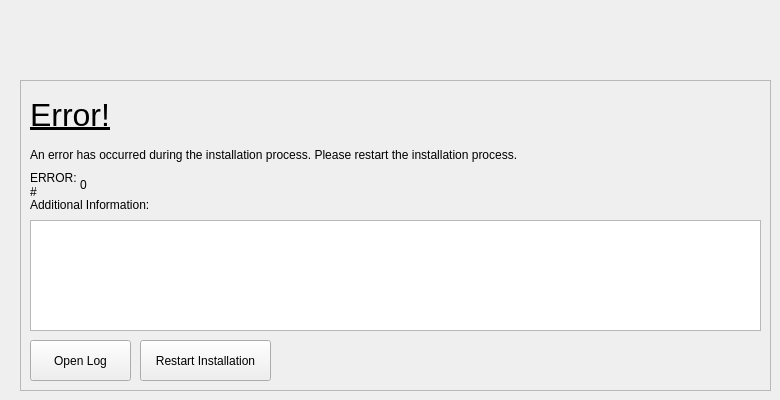
      <widget class="QWidget" name="page_error">
       <widget class="QFrame" name="frame_error">
        <property name="geometry">
         <rect>
          <x>20</x>
          <y>80</y>
          <width>751</width>
          <height>311</height>
         </rect>
        </property>
        <property name="frameShape">
         <enum>QFrame::StyledPanel</enum>
        </property>
        <property name="frameShadow">
         <enum>QFrame::Raised</enum>
        </property>
        <widget class="QLabel" name="label_14">
         <property name="geometry">
          <rect>
           <x>10</x>
           <y>10</y>
           <width>521</width>
           <height>51</height>
          </rect>
         </property>
         <property name="text">
          <string>&lt;html&gt;&lt;head/&gt;&lt;body&gt;&lt;p&gt;&lt;span style=&quot; font-size:24pt; text-decoration: underline;&quot;&gt;Error!&lt;/span&gt;&lt;/p&gt;&lt;/body&gt;&lt;/html&gt;</string>
         </property>
        </widget>
        <widget class="QLabel" name="label_15">
         <property name="geometry">
          <rect>
           <x>10</x>
           <y>60</y>
           <width>701</width>
           <height>31</height>
          </rect>
         </property>
         <property name="text">
          <string>&lt;html&gt;&lt;head/&gt;&lt;body&gt;&lt;p&gt;An error has occurred during the installation process. Please restart the installation process.&lt;/p&gt;&lt;/body&gt;&lt;/html&gt;</string>
         </property>
         <property name="wordWrap">
          <bool>true</bool>
         </property>
        </widget>
        <widget class="QLabel" name="label_16">
         <property name="geometry">
          <rect>
           <x>10</x>
           <y>90</y>
           <width>51</width>
           <height>31</height>
          </rect>
         </property>
         <property name="text">
          <string>&lt;html&gt;&lt;head/&gt;&lt;body&gt;&lt;p&gt;ERROR:  #&lt;/p&gt;&lt;/body&gt;&lt;/html&gt;</string>
         </property>
         <property name="wordWrap">
          <bool>true</bool>
         </property>
        </widget>
        <widget class="QLabel" name="label_errorCode">
         <property name="geometry">
          <rect>
           <x>60</x>
           <y>90</y>
           <width>51</width>
           <height>31</height>
          </rect>
         </property>
         <property name="text">
          <string>&lt;html&gt;&lt;head/&gt;&lt;body&gt;&lt;p&gt;0&lt;/p&gt;&lt;/body&gt;&lt;/html&gt;</string>
         </property>
         <property name="wordWrap">
          <bool>true</bool>
         </property>
        </widget>
        <widget class="QLabel" name="label_17">
         <property name="geometry">
          <rect>
           <x>10</x>
           <y>110</y>
           <width>141</width>
           <height>31</height>
          </rect>
         </property>
         <property name="text">
          <string>&lt;html&gt;&lt;head/&gt;&lt;body&gt;&lt;p&gt;Additional Information:&lt;/p&gt;&lt;/body&gt;&lt;/html&gt;</string>
         </property>
         <property name="wordWrap">
          <bool>true</bool>
         </property>
        </widget>
        <widget class="QTextBrowser" name="text_error">
         <property name="geometry">
          <rect>
           <x>10</x>
           <y>140</y>
           <width>731</width>
           <height>111</height>
          </rect>
         </property>
        </widget>
        <widget class="QPushButton" name="btn_log">
         <property name="geometry">
          <rect>
           <x>10</x>
           <y>260</y>
           <width>101</width>
           <height>41</height>
          </rect>
         </property>
         <property name="text">
          <string>Open Log</string>
         </property>
        </widget>
        <widget class="QPushButton" name="btn_restart">
         <property name="geometry">
          <rect>
           <x>120</x>
           <y>260</y>
           <width>131</width>
           <height>41</height>
          </rect>
         </property>
         <property name="text">
          <string>Restart Installation</string>
         </property>
        </widget>
       </widget>
      </widget>
